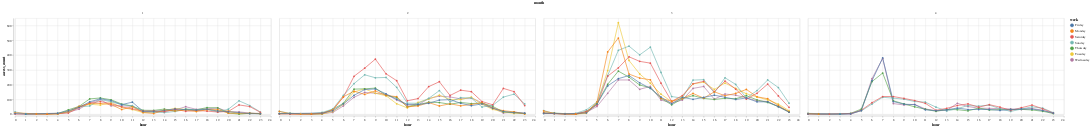

Notebook cell for this chart:
### Code cell
base0=alt.Chart(access_data).mark_line(point=True,color="red").encode(
    x='hour',
    y='access_count',
    color= 'week:N',
    column='month'
).properties(
    width=800
)
base0

### Figure 1 — Vega-Lite specification as saved in the notebook (floating-point values rounded to 4 significant figures; data arrays with more than 128 entries replaced by an {"elided": "..."} marker saying what was removed)
{"config": {"view": {"continuousWidth": 400, "continuousHeight": 300}}, "data": {"name": "data-61179c9c1a63f20863642d29622876ac"}, "mark": {"type": "line", "color": "red", "point": true}, "encoding": {"color": {"type": "nominal", "field": "week"}, "column": {"type": "quantitative", "field": "month"}, "x": {"type": "quantitative", "field": "hour"}, "y": {"type": "quantitative", "field": "access_count"}}, "width": 800, "$schema": "https://vega.github.io/schema/vega-lite/v4.0.2.json", "datasets": {"data-61179c9c1a63f20863642d29622876ac": {"elided": "591 records"}}}
